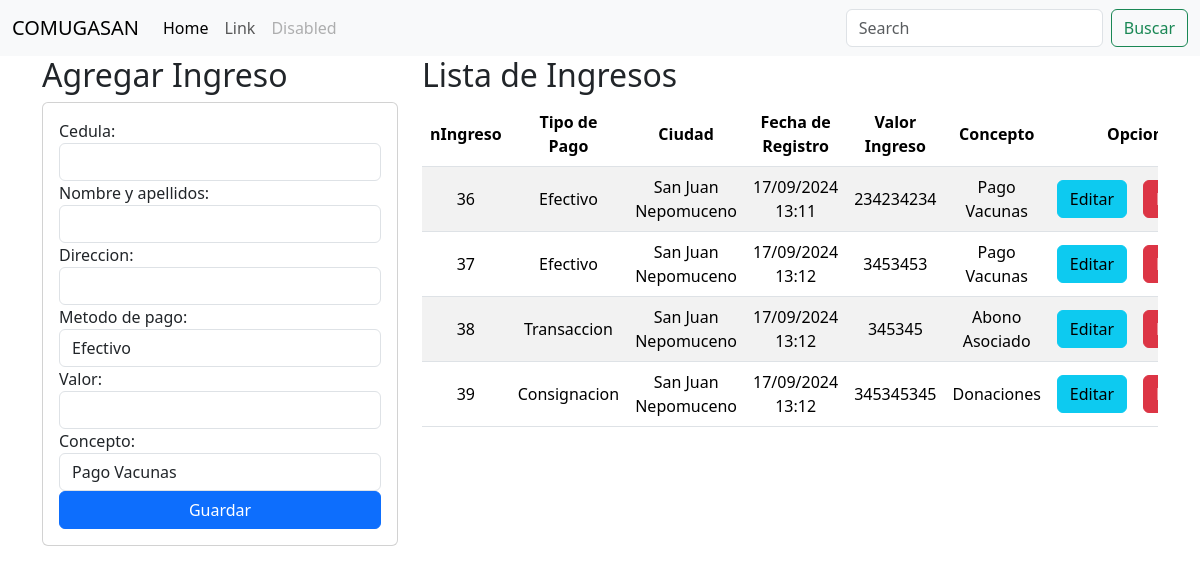
Before: / with the older database file.
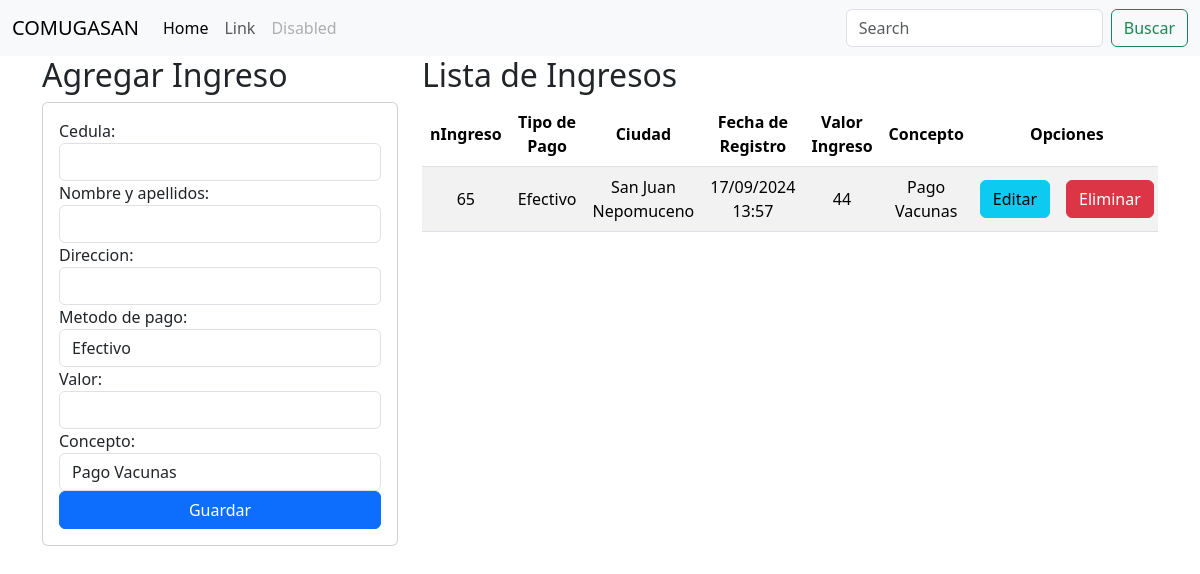
After: the same page with the newer database file.
### comite/models.py (models this page shows, shortened)
class Ingresos(models.Model):
    nIngreso = models.AutoField(primary_key=True)
    usuario = models.ForeignKey(Usuarios, on_delete=models.CASCADE)
    tipo_pago = models.CharField(max_length=20)
    ciudad = models.CharField(max_length=100,default='San Juan Nepomuceno',editable=False)
    fecha = models.DateTimeField(auto_now_add=True,editable=False)
    valorIngreso = models.IntegerField(default=0,blank=True,null=True)
    concepto = models.CharField(max_length=200)

### comite/views.py (the view)
# urls.py: path('', views.home),
def home(request):
    ingresos = Ingresos.objects.all()
    return render(request,"ingresos/ingresos.html",{"ingresos":ingresos})

### comite/templates/ingresos/ingresos.html (shortened to what this page needs)
{% extends "base.html" %}
{% block body %}
<div class="row">
    <div class=" col-sm-12 col-md-6 col-lg-4 col-xl-4">
        <h2>Agregar Ingreso</h2>
        <div class="card">
            <div class="card-body">
                <form action="/registrarIngreso/" method="POST">{% csrf_token %}
                    <div class="form-group">
                        <label>Cedula:</label>
                        <input  class="form-control" type="text" id="cedula" name="cedula"   maxlength="20" required >
                    </div>
                    <div class="form-group">
                        <label>Nombre y apellidos:</label>
                        <input  class="form-control" type="text" id="nombre_completo" name="nombre_completo"   maxlength="100" required >
                    </div>
                    <div class="form-group">
                        <label>Direccion:</label>
                        <input  class="form-control" type="text" id="direccion" name="direccion"   maxlength="100">
                    </div>
                    <label for="tipo_pago">Metodo de pago:</label>
                    <select id="tipo_pago"  class="form-control" name="tipo_pago">
                        <option value="Efectivo">Efectivo</option>
                    </select>
                    <div class="form-group">
                        <label>Valor:</label>
                        <input  class="form-control" type="text" id="valorIngreso" name="valorIngreso"   maxlength="20" required >
                    </div>
                    <div>
                        <label for="concepto">Concepto:</label>
                        <select id="concepto" class="form-control"  name="concepto">
                            <option value="Pago Vacunas">Pago Vacunas</option>
                        </select>
                    </div>
                    <div class="form-group">
                        <button type="submit" class="btn btn-primary  w-100 text-white">Guardar</button>
                    </div>
                </form>
            </div>
        </div>
    </div>
    <div class=" col-sm-12 col-md-6 col-lg-8 col-xl-8">
        <h2>Lista de Ingresos</h2>
        <div class="table-responsive">
            <table class="table table-striped">
                <thead>
                    <tr>
                        <th>nIngreso</th>
                        <th>Tipo de Pago</th>
                        <th>Ciudad</th>
                        <th>Fecha de Registro</th>
                        <th>Valor Ingreso</th>
                        <th>Concepto</th>
                        <th colspan="2">Opciones</th>
                    </tr>
                </thead>
                <tbody>
                    {% for items in ingresos %}
                    <tr>
                        <td>{{items.nIngreso}}</td>
                        <td>{{items.tipo_pago}}</td>
                        <td>{{items.ciudad}}</td>
                        <td>{{items.fecha|date:"d/m/Y H:i"}}</td>
                        <td>{{items.valorIngreso}}</td>
                        <td>{{items.concepto}}</td>
                        <td><a href="edicionIngreso/{{items.nIngreso}}" class="btn btn-info">Editar</a></td>
                        <td><a href="eliminacionIngreso/{{items.nIngreso}}" class="btn btn-danger btnEliminacion">Eliminar</a></td>
                    </tr>
                    {% endfor%}
                </tbody>
            </table>
        </div>
    </div>
</div>
{% endblock %}

### comite/templates/base.html (shortened to what this page needs)
<!DOCTYPE html>
<html lang="en">
<head>
        {% load static %}
    <link href="https://cdn.jsdelivr.net/npm/bootstrap@5.3.3/dist/css/bootstrap.min.css" rel="stylesheet">
    <link rel="stylesheet" href="{%  static 'css/ingresos.css' %}">
</head>
<body>
    <nav class="navbar navbar-expand-lg bg-body-tertiary">
        <div class="container-fluid">
          <a class="navbar-brand" href="#">COMUGASAN</a>
          <div class="collapse navbar-collapse" id="navbarSupportedContent">
            <ul class="navbar-nav me-auto mb-2 mb-lg-0">
              <li class="nav-item">
                <a class="nav-link active" aria-current="page" href="#">Home</a>
              </li>
              <li class="nav-item">
                <a class="nav-link" href="#">Link</a>
              </li>
              <li class="nav-item">
                <a class="nav-link disabled" aria-disabled="true">Disabled</a>
              </li>
            </ul>
            <form class="d-flex" role="search">
              <input class="form-control me-2" type="search" placeholder="Search" aria-label="Search">
              <button class="btn btn-outline-success" type="submit">Buscar</button>
            </form>
          </div>
        </div>
      </nav>
      <div class="container">
        {% block body%}
        {% endblock%}
    </div>
</body>
</html>

### comite/static/css/ingresos.css (style rules this page uses)
th, td { text-align: center; vertical-align: middle; }

Changed rows visible on the page:
removed Ingresos: nIngreso "36", tipo_pago "Efectivo", ciudad "San Juan Nepomuceno", fecha "17/09/2024 13:11", valorIngreso "234234234", concepto "Pago Vacunas"
removed Ingresos: nIngreso "37", tipo_pago "Efectivo", ciudad "San Juan Nepomuceno", fecha "17/09/2024 13:12", valorIngreso "3453453", concepto "Pago Vacunas"
removed Ingresos: nIngreso "38", tipo_pago "Transaccion", ciudad "San Juan Nepomuceno", fecha "17/09/2024 13:12", valorIngreso "345345", concepto "Abono Asociado"
removed Ingresos: nIngreso "39", tipo_pago "Consignacion", ciudad "San Juan Nepomuceno", fecha "17/09/2024 13:12", valorIngreso "345345345", concepto "Donaciones"
added Ingresos: nIngreso "65", tipo_pago "Efectivo", ciudad "San Juan Nepomuceno", fecha "17/09/2024 13:57", valorIngreso "44", concepto "Pago Vacunas"
